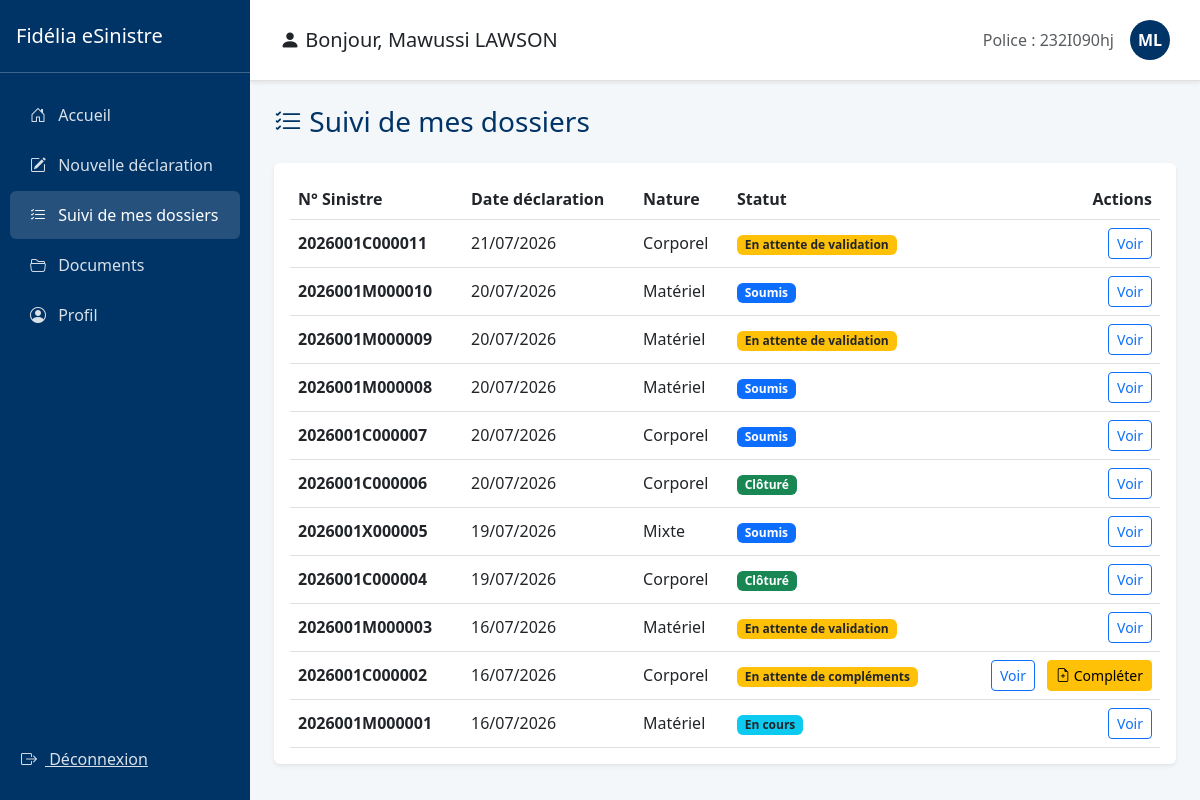
The app's page /sinistres/suivi/ (signed in), older data.
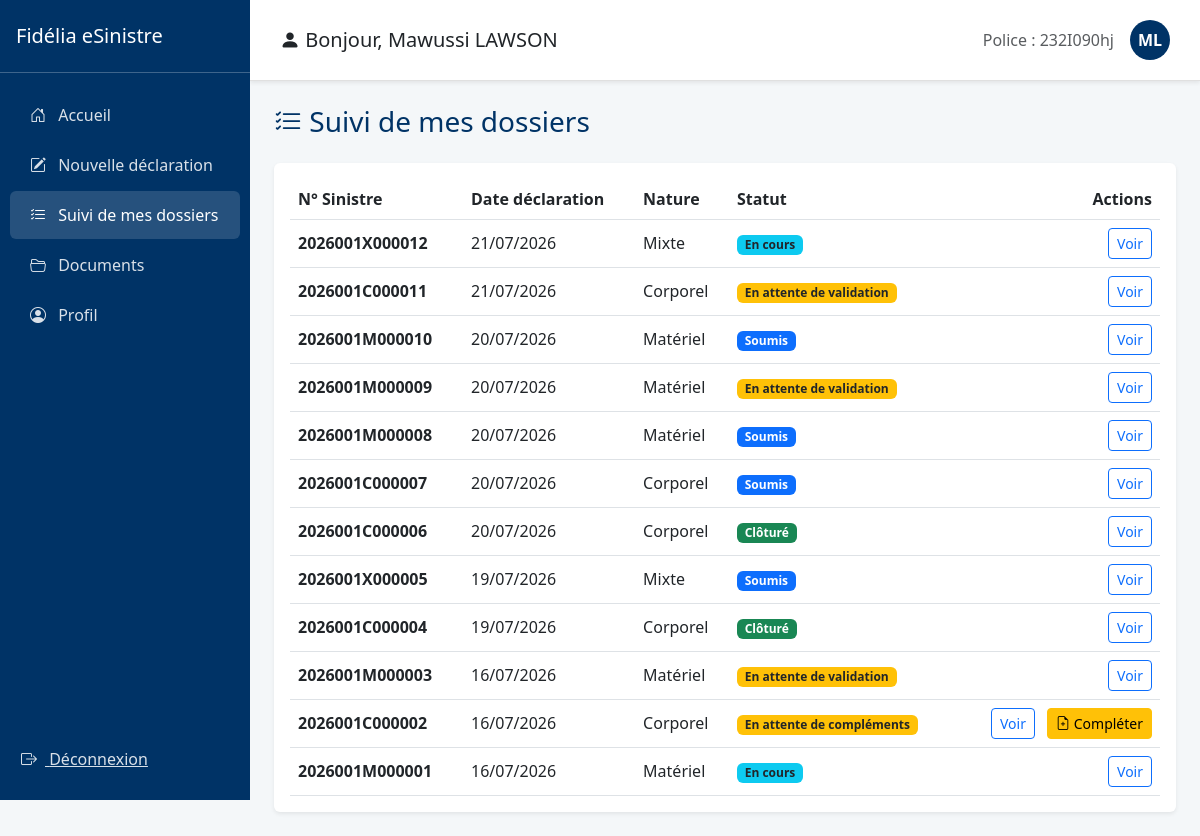
The same page, newer data.
### gestion_sinistres/models.py (models this page shows, shortened)
class Sinistre(models.Model):
    NATURE_CHOICES = [('C', 'Corporel'), ('M', 'Matériel'), ('X', 'Mixte')]
    STATUS_CHOICES = [
        ('SOUMIS', 'Soumis'),
        ('ATTENTE_COMPLEMENTS', 'En attente de compléments'),
        ('ATTENTE_VALIDATION', 'En attente de validation'),
        ('A_CORRIGER', 'A corriger'),
        ('EN_COURS', 'En cours'),
        ('CLOTURE', 'Clôturé'),
        ('SANS_SUITE', 'Sans suite'),
        ('REOUVERT', 'Réouvert'),
    ]
    n_police = models.CharField(max_length=50)
    nom_conducteur = models.CharField(max_length=100)
    immatriculation = models.CharField(max_length=20)
    numero_sinistre = models.CharField(max_length=20, unique=True)
    statut = models.CharField(max_length=30, choices=STATUS_CHOICES, default='SOUMIS')
    agent_traitant = models.CharField(max_length=100, blank=True, null=True)
    montant_estime = models.DecimalField(max_digits=12, decimal_places=2, default=0)
    prix_retenu = models.DecimalField(max_digits=12, decimal_places=2, null=True, blank=True)
    beneficiaire_nom = models.CharField(max_length=100, blank=True, null=True)
    beneficiaire_prenoms = models.CharField(max_length=100, blank=True, null=True)
    beneficiaire_telephone = models.CharField(max_length=20, blank=True, null=True)
    numero_cheque = models.CharField(max_length=50, blank=True, null=True)
    banque_cheque = models.CharField(max_length=100, blank=True, null=True)
    montant_cheque = models.DecimalField(max_digits=12, decimal_places=2, null=True, blank=True)
    date_emission_cheque = models.DateField(null=True, blank=True)
    attestation_generee = models.BooleanField(default=False)
    date_attestation = models.DateTimeField(null=True, blank=True)
    motif_sans_suite = models.TextField(blank=True, null=True)
    indemnisation_validee = models.BooleanField(default=False)
    date_survenance = models.DateTimeField()
    date_declaration = models.DateTimeField(auto_now_add=True)
    heure_approximative = models.TimeField()
    circonstances = models.TextField()
    vehicule = models.ForeignKey(Vehicule, on_delete=models.CASCADE)
    region = models.ForeignKey(Region, on_delete=models.SET_NULL, null=True)
    ville = models.ForeignKey(Ville, on_delete=models.SET_NULL, null=True)
    prefecture = models.ForeignKey(Prefecture, on_delete=models.SET_NULL, null=True)
    quartier = models.CharField(max_length=150)
    nature = models.CharField(max_length=1, choices=NATURE_CHOICES)
    precision = models.TextField(help_text="Circonstances exactes")
    numero_point_vente = models.CharField(max_length=10, default="001")
    assure = models.ForeignKey(User, on_delete=models.CASCADE, related_name='sinistres')
    quittance = models.ForeignKey(Quittance, on_delete=models.SET_NULL, null=True, blank=True)
    lettre_derogation = models.FileField(upload_to='sinistres/derogations/', blank=True, null=True)

### gestion_sinistres/views.py (the view)
# urls.py: path('suivi/', views.suivi_sinistres, name='suivi_sinistres'),
@login_required
def suivi_sinistres(request):
    sinistres = Sinistre.objects.filter(assure=request.user).order_by('-date_declaration')
    return render(request, 'suivi_sinistres.html', {'sinistres': sinistres})

### gestion_sinistres/templates/suivi_sinistres.html (shortened to what this page needs)
{% extends "base_assure.html" %}
{% block content %}
<h3 class="mb-4" style="color: #003366;"><i class="bi bi-list-check"></i> Suivi de mes dossiers</h3>
<div class="card shadow-sm border-0">
    <div class="card-body">
        {% if sinistres %}
        <table class="table table-hover align-middle mb-0">
            <thead>
                <tr>
                    <th>N° Sinistre</th>
                    <th>Date déclaration</th>
                    <th>Nature</th>
                    <th>Statut</th>
                    <th class="text-end">Actions</th>
                </tr>
            </thead>
            <tbody>
                {% for sinistre in sinistres %}
                <tr>
                    <td><strong>{{ sinistre.numero_sinistre }}</strong></td>
                    <td>{{ sinistre.date_declaration|date:"d/m/Y" }}</td>
                    <td>{{ sinistre.get_nature_display }}</td>
                    <td>
                        {% if sinistre.statut == 'SOUMIS' %}
                            <span class="badge bg-primary">{{ sinistre.get_statut_display }}</span>
                        {% elif sinistre.statut == 'ATTENTE_COMPLEMENTS' or sinistre.statut == 'ATTENTE_VALIDATION' %}
                            <span class="badge bg-warning text-dark">{{ sinistre.get_statut_display }}</span>
                        {% elif sinistre.statut == 'EN_COURS' %}
                            <span class="badge bg-info text-dark">{{ sinistre.get_statut_display }}</span>
                        {% elif sinistre.statut == 'CLOTURE' %}
                            <span class="badge bg-success">{{ sinistre.get_statut_display }}</span>
                        {% else %}
                            <span class="badge bg-secondary">{{ sinistre.get_statut_display }}</span>
                        {% endif %}
                    </td>
                    <td class="text-end">
                        <a href="{% url 'detail_sinistre' sinistre.id %}" class="btn btn-sm btn-outline-primary">
                            Voir
                        </a>
                        {% if sinistre.statut == 'ATTENTE_COMPLEMENTS' %}
                            <a href="{% url 'fournir_complements' sinistre.id %}" class="btn btn-sm btn-warning ms-2">
                                <i class="bi bi-file-earmark-plus"></i> Compléter
                            </a>
                        {% endif %}
                    </td>
                </tr>
                {% endfor %}
            </tbody>
        </table>
        {% else %}
        <p class="text-muted text-center py-4">Vous n'avez encore déclaré aucun sinistre.</p>
        {% endif %}
    </div>
</div>
{% endblock %}

Row changes from the older to the newer data that the page shows:
added Sinistre: numero_sinistre "2026001X000012", date_declaration "21/07/2026", nature "Mixte", statut "En cours"
